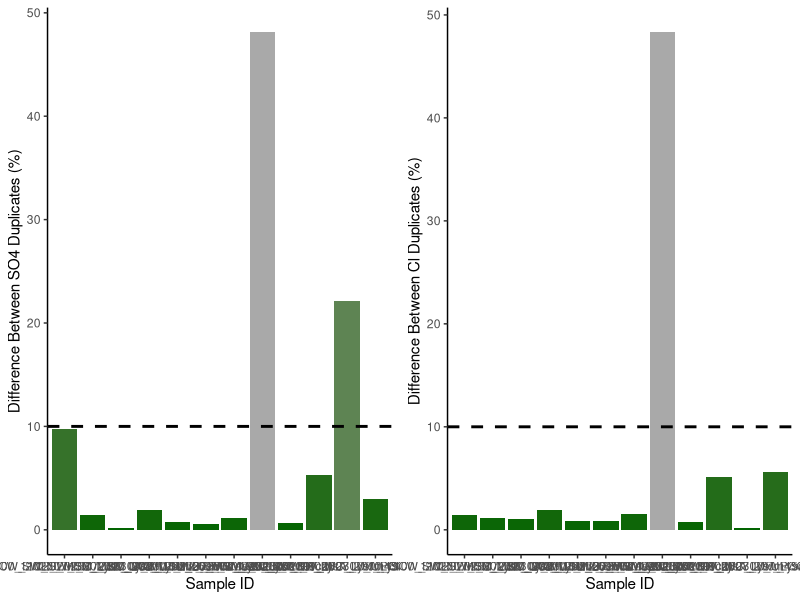
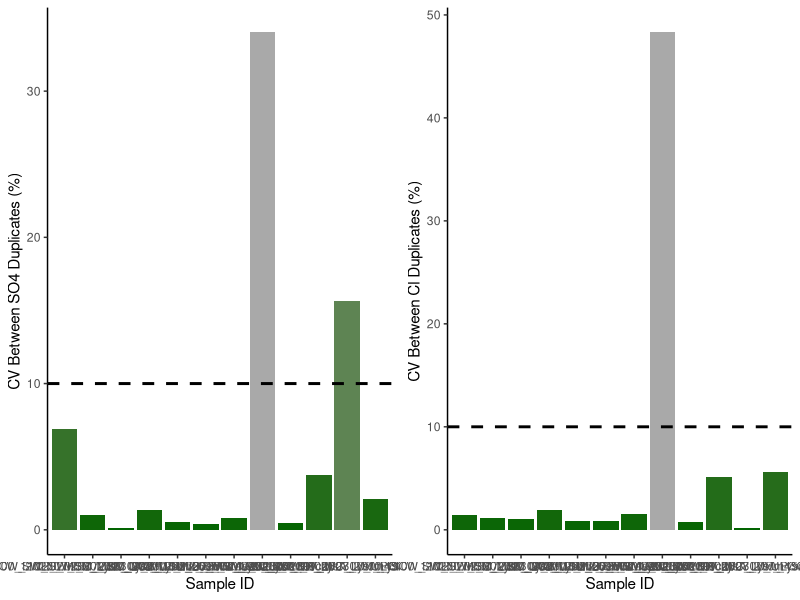
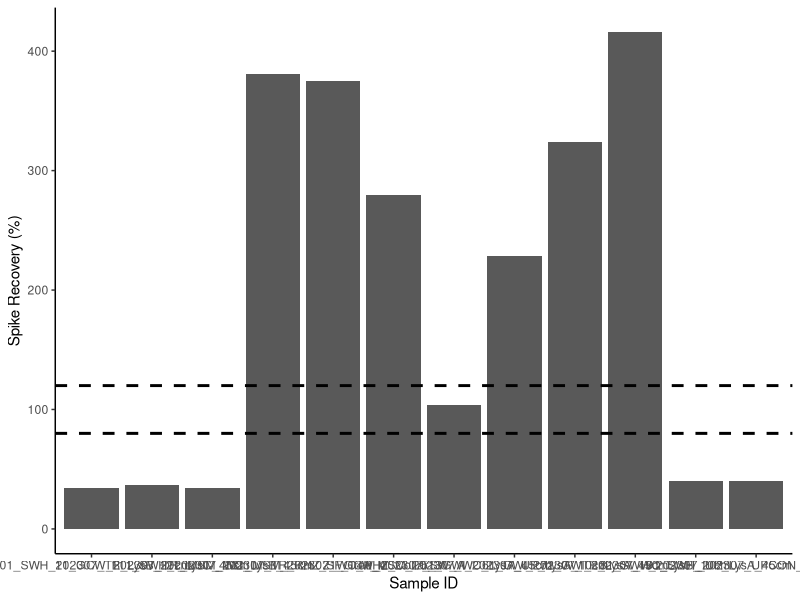

Write R code to recreate these figures, in order. (Note: this script raises an error after producing the figures.)
## ---- chunk 1
knitr::opts_chunk$set(echo = TRUE)

## Load data.table package
library(data.table)
library(ggplot2)
library(dplyr)
library(data.table)
library(matrixStats)
library(gridExtra)
library(ggpubr)
library(grid)
library(stringr)
## ---- chunk 2
# SULFATE DATA: 

## Read in raw data file from Dionex - copied and saved as a txt
Sdat <- read.table("Raw Data/COMPASS_Synoptic_CB_MonMon_202307_SO4.txt",sep='\t' , header=T, skip=3)
head(Sdat)

## Only keep the columns that we need 
Sdat <- Sdat[ ,c(2,5)] # dont need this here 
head(Sdat)

## Name the columns correctly 
colnames(Sdat) <- c( "Sample_ID", "SO4_ppm")
Sdat$Sample_ID <- as.factor(Sdat$Sample_ID)
Sdat$SO4_ppm <- as.numeric(Sdat$SO4_ppm)
Sdat <- as.data.frame(Sdat)
head(Sdat)

#Chloride data 
## Read in raw data file from Dionex - copied and saved as a txt
Cldat <- read.table("Raw Data/COMPASS_Synoptic_CB_MonMon_202307_Cl.txt",sep='\t' , header=T, skip=3)
head(Cldat)

## Only keep the columns that we need 
Cldat <- Cldat[ ,c(2,5)]
head(Cldat)

## Name the columns correctly 
colnames(Cldat) <- c( "Sample_ID", "Cl_ppm")
Cldat$Sample_ID <- as.factor(Cldat$Sample_ID)
Cldat$Cl_ppm <- as.numeric(Cldat$Cl_ppm)
Cldat <- as.data.frame(Cldat)
head(Cldat) 


## Bring the data back together: 
all_dat <- merge(Sdat, Cldat, by="Sample_ID")
head(all_dat)

## Remove empty lines 
all_dat <- all_dat[!(is.na(all_dat$Sample_ID) | all_dat$Sample_ID==""), ]
head(all_dat)

all_dat <- droplevels(all_dat[!all_dat$Sample_ID == 'Lab Blank',])

## If there is an n.a. in the dataframe that is because there was no peak, which 
# would mean there was no Cl or SO4 and we want to know that so make all n.a.'s into zeros
all_dat[is.na(all_dat)] <- 0
head(all_dat)

## ---- chunk 3
stds <- all_dat[grepl("Standard", all_dat$Sample_ID),]
stds <- stds[-c(17),]
head(stds)

stds_chk_S <- stds %>%
	group_by(Sample_ID) %>%
	summarise(mean = mean(SO4_ppm), sd = sd(SO4_ppm))
stds_chk_S$cv <- (stds_chk_S$sd/stds_chk_S$mean)*100
stds_chk_S$flag <-  ifelse(stds_chk_S$cv <5, 'YES', 'NO, rerun')
head(stds_chk_S)

stds_chk_Cl <- stds %>%
	group_by(Sample_ID) %>%
	summarise(mean = mean(Cl_ppm), sd = sd(Cl_ppm))
stds_chk_Cl$cv <- (stds_chk_Cl$sd/stds_chk_Cl$mean)*100
stds_chk_Cl$flag <-  ifelse(stds_chk_Cl$cv <5, 'YES', 'NO, rerun')
head(stds_chk_Cl)

## ---- chunk 4
#remove standards from sample dataframe
sampledat <- all_dat[!grepl("Standard", all_dat$Sample_ID),]
head(sampledat)

# Constants needed for calculations: 
clmw <- 35.45     #molecular weight of Chloride: 35.45 
smw <- 32.06      #molecular weight of sulfur: 32.06


# Convert ppm to mmol/L
sampledat$SO4_mM <- (sampledat$SO4_ppm / smw)
sampledat$Cl_mM <- (sampledat$Cl_ppm / clmw)


# Calculate Salinity 
# calculated using the Knudsen equation 
# Salinity = 0.03 + 1.8050 * Chlorinity
# Ref: A Practical Handbook of Seawater Analysis by Strickland & Parsons (P. 11)
# =((1.807*Cl_ppm)+0.026)/1000
sampledat$salinity <- ((1.8070 * sampledat$Cl_ppm) + 0.026) / 1000


head(sampledat)
## ---- chunk 5
#Show me the data that we have from the calculations 
head(sampledat)

#pull out any rows that have "dup" in the SampleID column
dups <- sampledat %>%  
  filter(str_detect(Sample_ID, "dup"))      #have to change this to match data
head(dups)

#remove these from sample dataframe in a new dataframe
sampledat2 <- sampledat %>%  
  filter(!str_detect(Sample_ID, "dup")) %>%  
  filter(!str_detect(Sample_ID, "spk")) 
head(sampledat2)

#remove the dup from these IDs so we will have duplicate sample names
dups$Sample_ID<-gsub("_dup","",as.character(dups$Sample_ID))
dups <- dups[ ,-c(2,3)]
colnames(dups) <- c('Sample_ID', 'SO4_mM_dup', "Cl_mM_dup", "salinity_dup")
head(dups)

#put it back together with the old data set and look for duplicates 
QAdups <- merge(sampledat2, dups)
head(QAdups)

QAdups$SO4_dups_chk <- ((abs(QAdups$SO4_mM-QAdups$SO4_mM_dup))/((QAdups$SO4_mM+QAdups$SO4_mM_dup)/2))*100
QAdups$SO4_dups_flag <-  ifelse(QAdups$SO4_dups_chk <10, 'YES', 'NO, rerun')

QAdups$Cl_dups_chk <- ((abs(QAdups$Cl_mM-QAdups$Cl_mM_dup))/((QAdups$Cl_mM+QAdups$Cl_mM_dup)/2))*100
QAdups$Cl_dups_flag <-  ifelse(QAdups$Cl_dups_chk <10, 'YES', 'NO, rerun')

head(QAdups)

#plot dups output as a bar graph to easily check - want any over 10% to be red need to work on this 
Sdupsbar <- ggplot(data = QAdups, aes(x = Sample_ID, y = SO4_dups_chk, fill=SO4_dups_chk)) +
       geom_bar(stat = 'identity') + 
        scale_fill_gradient2(low='darkgreen', mid='darkgreen', high='darkgrey', space='Lab') + 
        theme_classic() + labs(x= "Sample ID", y="Difference Between SO4 Duplicates (%)") + 
        theme(legend.position="none") +  geom_hline(yintercept=10, linetype="dashed", 
                color = "black", size=1)


Cldupsbar <- ggplot(data = QAdups, aes(x = Sample_ID, y = Cl_dups_chk, fill=Cl_dups_chk)) +
       geom_bar(stat = 'identity') + 
        scale_fill_gradient2(low='darkgreen', mid='darkgreen', high='darkgrey', space='Lab') + 
        theme_classic() + labs(x= "Sample ID", y="Difference Between Cl Duplicates (%)") + 
        theme(legend.position="none") +  geom_hline(yintercept=10, linetype="dashed", 
                color = "black", size=1)

ggarrange(Sdupsbar, Cldupsbar,ncol=2, nrow=1)

#check for percent of no, reruns to see if it  would warrant reruns 
Perc_dups <- QAdups %>% 
  group_by(SO4_dups_flag) %>%
  summarise(S_no_rows = length(SO4_dups_flag)) 
Perc_dups1 <- QAdups %>% 
  group_by(Cl_dups_flag) %>%
  summarise(Cl_no_rows = length(Cl_dups_flag))
colnames(Perc_dups) <- c("Flag", "S_no_rows")
colnames(Perc_dups1) <- c("Flag", "Cl_no_rows")
Perc_dups2 <- cbind(Perc_dups, Perc_dups1)

Perc_dups2$Total <- length(QAdups$SO4_dups_flag)
Perc_dups2$S_Percent <- (Perc_dups2$S_no_rows / Perc_dups2$Total)*100
Perc_dups2$Cl_Percent <- (Perc_dups2$Cl_no_rows / Perc_dups2$Total)*100
head(Perc_dups2)


## ---- chunk 6
#the cv 
# calculate the sd bewteen the two duplicates then divide by the mean and multiply by 100 

df2 <- as.data.frame(QAdups$SO4_mM)
df2$dups <- QAdups$SO4_mM_dup

df2$sds <- apply(df2,1,sd)

QAdups$SO4_dups_cv <- (df2$sds)/((QAdups$SO4_mM+QAdups$SO4_mM_dup)/2) * 100
QAdups$SO4_dups_cv_flag <-  ifelse(QAdups$SO4_dups_cv <11, 'YES', 'NO, rerun')

head(QAdups)

#plot dups output as a bar graph to easily check - want any over 10% to be red need to work on this 
Sdupsbar <- ggplot(data = QAdups, aes(x = Sample_ID, y = SO4_dups_cv, fill=SO4_dups_chk)) +
       geom_bar(stat = 'identity') + 
        scale_fill_gradient2(low='darkgreen', mid='darkgreen', high='darkgrey', space='Lab') + 
        theme_classic() + labs(x= "Sample ID", y="CV Between SO4 Duplicates (%)") + 
        theme(legend.position="none") +  geom_hline(yintercept=10, linetype="dashed", 
                color = "black", size=1)


Cldupsbar <- ggplot(data = QAdups, aes(x = Sample_ID, y = Cl_dups_chk, fill=Cl_dups_chk)) +
       geom_bar(stat = 'identity') + 
        scale_fill_gradient2(low='darkgreen', mid='darkgreen', high='darkgrey', space='Lab') + 
        theme_classic() + labs(x= "Sample ID", y="CV Between Cl Duplicates (%)") + 
        theme(legend.position="none") +  geom_hline(yintercept=10, linetype="dashed", 
                color = "black", size=1)

ggarrange(Sdupsbar, Cldupsbar,ncol=2, nrow=1)

#check for percent of no, reruns to see if it  would warrant reruns 
Perc_dups <- QAdups %>% 
  group_by(SO4_dups_flag) %>%
  summarise(S_no_rows = length(SO4_dups_flag)) 
Perc_dups1 <- QAdups %>% 
  group_by(Cl_dups_flag) %>%
  summarise(Cl_no_rows = length(Cl_dups_flag))
colnames(Perc_dups) <- c("Flag", "S_no_rows")
colnames(Perc_dups1) <- c("Flag", "Cl_no_rows")
Perc_dups2 <- cbind(Perc_dups, Perc_dups1)

Perc_dups2$Total <- length(QAdups$SO4_dups_flag)
Perc_dups2$S_Percent <- (Perc_dups2$S_no_rows / Perc_dups2$Total)*100
Perc_dups2$Cl_Percent <- (Perc_dups2$Cl_no_rows / Perc_dups2$Total)*100
head(Perc_dups2)


## ---- chunk 7
#Show me the data that we have from the calculations 
head(sampledat)

#pull out any rows that have "spk" in the SampleID column
spks <- sampledat %>%  
  filter(str_detect(Sample_ID, "spk"))      #have to change this to match data
head(spks)

#remove the dup from these IDs so we will have duplicate sample names
spks$Sample_ID<-gsub("_spk","",as.character(spks$Sample_ID))
spks <- spks[ ,-c(2,3, 5,6)]
colnames(spks) <- c('Sample_ID', 'SO4_mM_spk')
head(spks)

#put it back together with the old data set and look for duplicates 
QAspks <- merge(sampledat, spks)
head(QAspks)

#now we need to calculate the spike concentration and calculate the spike recovery
spkconc <- (250/smw)    # in mM
spkvol <- 10             # in uL
spkvol <- spkvol/1000000 
#spike for these samples was 10uL of the 250mM standard
QAspks$SO4_spk_Conc <- (spkconc)*spkvol         # mmoles of SO4 
head(QAspks)

#need to determine dilution factors and initial amount of sample added
#if your samples are all the same dilution just use the first line 
#for Steph / COMPASS this depends on the site so... 
QAspks$Dilution <- 1
QAspks$Dilution <-  ifelse(str_detect(QAspks$Sample_ID, "MSM_202306_UP"), 50, QAspks$Dilution)
QAspks$Dilution <-  ifelse(str_detect(QAspks$Sample_ID, "MSM_202306_TR"), 50, QAspks$Dilution)
QAspks$Dilution <-  ifelse(str_detect(QAspks$Sample_ID, "MSM_202306_WC"), 100, QAspks$Dilution)
QAspks$Dilution <-  ifelse(str_detect(QAspks$Sample_ID, "GCrew_202306_UP"), 50, QAspks$Dilution)
QAspks$Dilution <-  ifelse(str_detect(QAspks$Sample_ID, "GCrew_202306_TR"), 50, QAspks$Dilution)
QAspks$Dilution <-  ifelse(str_detect(QAspks$Sample_ID, "GCrew_202306_WC"), 100, QAspks$Dilution)
QAspks$Dilution <-  ifelse(str_detect(QAspks$Sample_ID, "GWI_202306_UP"), 100, QAspks$Dilution)
QAspks$Dilution <-  ifelse(str_detect(QAspks$Sample_ID, "GWI_202306_TR"), 100, QAspks$Dilution)
QAspks$Dilution <-  ifelse(str_detect(QAspks$Sample_ID, "GWI_202306_WC"), 200, QAspks$Dilution)
QAspks$Dilution <-  ifelse(str_detect(QAspks$Sample_ID, "SWH_202306_UP"), 50, QAspks$Dilution)
QAspks$Dilution <-  ifelse(str_detect(QAspks$Sample_ID, "SWH_202306_TR"), 50, QAspks$Dilution)
QAspks$Dilution <-  ifelse(str_detect(QAspks$Sample_ID, "SWH_202306_WC"), 50, QAspks$Dilution)

#Set Sample volumes in uL 
QAspks$SampleVol <- 1
QAspks$SampleVol <-  ifelse(str_detect(QAspks$Sample_ID, "MSM_202306_UP"), 1501, QAspks$SampleVol)
QAspks$SampleVol <-  ifelse(str_detect(QAspks$Sample_ID, "MSM_202306_TR"), 1501, QAspks$SampleVol)
QAspks$SampleVol <-  ifelse(str_detect(QAspks$Sample_ID, "MSM_202306_WC"), 1475, QAspks$SampleVol)
QAspks$SampleVol <-  ifelse(str_detect(QAspks$Sample_ID, "GCrew_202306_UP"), 1501, QAspks$SampleVol)
QAspks$SampleVol <-  ifelse(str_detect(QAspks$Sample_ID, "GCrew_202306_TR"), 1501, QAspks$SampleVol)
QAspks$SampleVol <-  ifelse(str_detect(QAspks$Sample_ID, "GCrew_202306_WC"), 1475, QAspks$SampleVol)
QAspks$SampleVol <-  ifelse(str_detect(QAspks$Sample_ID, "GWI_202306_UP"), 1475, QAspks$SampleVol)
QAspks$SampleVol <-  ifelse(str_detect(QAspks$Sample_ID, "GWI_202306_TR"), 1475, QAspks$SampleVol)
QAspks$SampleVol <-  ifelse(str_detect(QAspks$Sample_ID, "GWI_202306_WC"), 1462, QAspks$SampleVol)
QAspks$SampleVol <-  ifelse(str_detect(QAspks$Sample_ID, "SWH_202306_UP"), 1501, QAspks$SampleVol)
QAspks$SampleVol <-  ifelse(str_detect(QAspks$Sample_ID, "SWH_202306_TR"), 1501, QAspks$SampleVol)
QAspks$SampleVol <-  ifelse(str_detect(QAspks$Sample_ID, "SWH_202306_WC"), 1501, QAspks$SampleVol)

#change sample volume to L 
QAspks$SampleVol <- QAspks$SampleVol/1000000
head(QAspks)

#gives us the total SO4 in the sample in mmoles
QAspks$SO4_Total_unspkd <- (QAspks$SO4_mM/QAspks$Dilution)*(QAspks$SampleVol) 

##total SO4 in spiked sample in mmoles
QAspks$SO4_Total_spkd <- (QAspks$SO4_mM_spk/QAspks$Dilution)*(QAspks$SampleVol+spkvol) 

QAspks$SO4_expctd_spkd <-  (QAspks$SO4_Total_unspkd + QAspks$SO4_spk_Conc)
QAspks$spk_recovery <-    (QAspks$SO4_Total_spkd/QAspks$SO4_expctd_spkd)*100
QAspks$SO4_spks_flag <-  ifelse(QAspks$spk_recovery <=120 & QAspks$spk_recovery >=80 , 'YES', 'NO, rerun')  #fix 

head(QAspks)

#plot spk recoveries output as a bar graph to easily check - want any over 10% to be red need to work on this 
spksbar <- ggplot(data = QAspks, aes(x = Sample_ID, y = spk_recovery)) +
        geom_bar(stat = 'identity') + 
        scale_fill_manual(values=c("lightblue4")) + 
        theme_classic() + labs(x= "Sample ID", y="Spike Recovery (%)") + 
        theme(legend.position="none") +  
        geom_hline(yintercept=80, linetype="dashed", color = "black", size=1) + 
        geom_hline(yintercept=120, linetype="dashed", color = "black", size=1)

spksbar



#check for percent of no, reruns to see if it  would warrant reruns 
Perc_spks <- QAspks %>% 
  group_by(SO4_spks_flag) %>%
  summarise(no_rows = length(SO4_spks_flag)) 
Perc_spks$Total <- length(QAspks$SO4_spks_flag)
Perc_spks$Percent <- (Perc_spks$no_rows / Perc_spks$Total)*100
head(Perc_spks)

## ---- chunk 8
#for steph <- pull out identifiers of the sample names 
#pull the sample ID and separate it by the underscores 
IDs <- data.frame(do.call('rbind', strsplit(as.character(sampledat2$Sample_ID),'_',fixed=TRUE)))
colnames(IDs) <- c("Analysis_No" ,"Site", "Date", "Zone", "Replicate", "Depth")
head(IDs)

#rejoin them to the dataframe
alldat <- cbind(IDs, sampledat2)
head(alldat)

## ---- chunk 9
write.csv(alldat, file="Processed Data/COMPASS_SynopticCB_PW_Processed_Cl_SO4_202307.csv")           #Change file name

